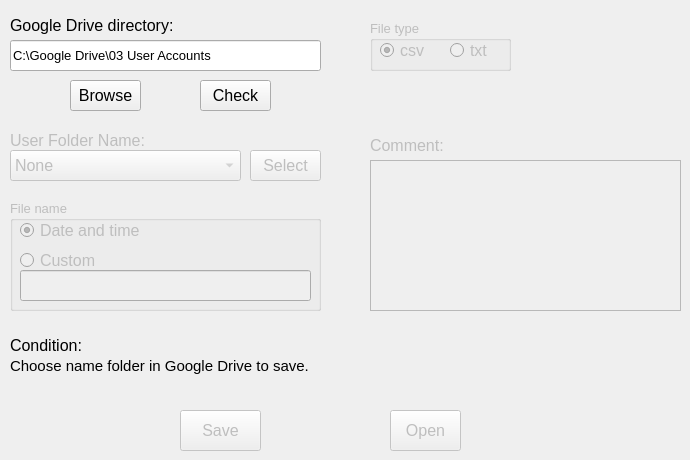
                <widget class="QWidget" name="tab_24">
                 <attribute name="title">
                  <string>Google Drive</string>
                 </attribute>
                 <widget class="QLabel" name="label_29">
                  <property name="geometry">
                   <rect>
                    <x>10</x>
                    <y>10</y>
                    <width>181</width>
                    <height>31</height>
                   </rect>
                  </property>
                  <property name="font">
                   <font>
                    <pointsize>12</pointsize>
                   </font>
                  </property>
                  <property name="text">
                   <string>Google Drive directory:</string>
                  </property>
                 </widget>
                 <widget class="QLineEdit" name="lineEdit_GoogleDrive_G_ay">
                  <property name="geometry">
                   <rect>
                    <x>10</x>
                    <y>40</y>
                    <width>311</width>
                    <height>31</height>
                   </rect>
                  </property>
                  <property name="font">
                   <font>
                    <pointsize>10</pointsize>
                   </font>
                  </property>
                  <property name="text">
                   <string>C:\Google Drive\03 User Accounts</string>
                  </property>
                 </widget>
                 <widget class="QPushButton" name="pushButton_browse_save_G_ay">
                  <property name="geometry">
                   <rect>
                    <x>70</x>
                    <y>80</y>
                    <width>71</width>
                    <height>31</height>
                   </rect>
                  </property>
                  <property name="font">
                   <font>
                    <pointsize>12</pointsize>
                   </font>
                  </property>
                  <property name="text">
                   <string>Browse</string>
                  </property>
                 </widget>
                 <widget class="QPushButton" name="pushButton_check_G_ay">
                  <property name="geometry">
                   <rect>
                    <x>200</x>
                    <y>80</y>
                    <width>71</width>
                    <height>31</height>
                   </rect>
                  </property>
                  <property name="font">
                   <font>
                    <pointsize>12</pointsize>
                   </font>
                  </property>
                  <property name="text">
                   <string>Check</string>
                  </property>
                 </widget>
                 <widget class="QLabel" name="label_namefolder_G_ay">
                  <property name="enabled">
                   <bool>false</bool>
                  </property>
                  <property name="geometry">
                   <rect>
                    <x>10</x>
                    <y>130</y>
                    <width>181</width>
                    <height>21</height>
                   </rect>
                  </property>
                  <property name="font">
                   <font>
                    <pointsize>12</pointsize>
                   </font>
                  </property>
                  <property name="text">
                   <string>User Folder Name:</string>
                  </property>
                 </widget>
                 <widget class="QComboBox" name="comboBox_Name_Folder_G_ay">
                  <property name="enabled">
                   <bool>false</bool>
                  </property>
                  <property name="geometry">
                   <rect>
                    <x>10</x>
                    <y>150</y>
                    <width>231</width>
                    <height>31</height>
                   </rect>
                  </property>
                  <property name="font">
                   <font>
                    <pointsize>12</pointsize>
                   </font>
                  </property>
                  <item>
                   <property name="text">
                    <string>None</string>
                   </property>
                  </item>
                  <item>
                   <property name="text">
                    <string>Horimbere</string>
                   </property>
                  </item>
                  <item>
                   <property name="text">
                    <string>Sell</string>
                   </property>
                  </item>
                  <item>
                   <property name="text">
                    <string>Snyder</string>
                   </property>
                  </item>
                  <item>
                   <property name="text">
                    <string>Tran</string>
                   </property>
                  </item>
                  <item>
                   <property name="text">
                    <string>Vannucci</string>
                   </property>
                  </item>
                  <item>
                   <property name="text">
                    <string>Wang</string>
                   </property>
                  </item>
                  <item>
                   <property name="text">
                    <string>Williams</string>
                   </property>
                  </item>
                 </widget>
                 <widget class="QPushButton" name="pushButton_Select_Directory_G_ay">
                  <property name="enabled">
                   <bool>false</bool>
                  </property>
                  <property name="geometry">
                   <rect>
                    <x>250</x>
                    <y>150</y>
                    <width>71</width>
                    <height>31</height>
                   </rect>
                  </property>
                  <property name="font">
                   <font>
                    <pointsize>12</pointsize>
                   </font>
                  </property>
                  <property name="text">
                   <string>Select</string>
                  </property>
                 </widget>
                 <widget class="QGroupBox" name="groupBox_File_Type_G_ay">
                  <property name="enabled">
                   <bool>false</bool>
                  </property>
                  <property name="geometry">
                   <rect>
                    <x>370</x>
                    <y>20</y>
                    <width>141</width>
                    <height>51</height>
                   </rect>
                  </property>
                  <property name="font">
                   <font>
                    <pointsize>10</pointsize>
                   </font>
                  </property>
                  <property name="title">
                   <string>File type</string>
                  </property>
                  <widget class="QRadioButton" name="radioButton_csv_G_ay">
                   <property name="geometry">
                    <rect>
                     <x>10</x>
                     <y>20</y>
                     <width>51</width>
                     <height>21</height>
                    </rect>
                   </property>
                   <property name="font">
                    <font>
                     <pointsize>12</pointsize>
                    </font>
                   </property>
                   <property name="acceptDrops">
                    <bool>false</bool>
                   </property>
                   <property name="autoFillBackground">
                    <bool>false</bool>
                   </property>
                   <property name="text">
                    <string>csv</string>
                   </property>
                   <property name="checked">
                    <bool>true</bool>
                   </property>
                  </widget>
                  <widget class="QRadioButton" name="radioButton_txt_G_ay">
                   <property name="geometry">
                    <rect>
                     <x>80</x>
                     <y>20</y>
                     <width>61</width>
                     <height>21</height>
                    </rect>
                   </property>
                   <property name="font">
                    <font>
                     <pointsize>12</pointsize>
                    </font>
                   </property>
                   <property name="text">
                    <string>txt</string>
                   </property>
                  </widget>
                 </widget>
                 <widget class="QGroupBox" name="groupBox_Filename_G_ay">
                  <property name="enabled">
                   <bool>false</bool>
                  </property>
                  <property name="geometry">
                   <rect>
                    <x>10</x>
                    <y>200</y>
                    <width>311</width>
                    <height>111</height>
                   </rect>
                  </property>
                  <property name="font">
                   <font>
                    <pointsize>10</pointsize>
                   </font>
                  </property>
                  <property name="title">
                   <string>File name</string>
                  </property>
                  <widget class="QRadioButton" name="radioButton_Timename_G_ay">
                   <property name="geometry">
                    <rect>
                     <x>10</x>
                     <y>20</y>
                     <width>131</width>
                     <height>21</height>
                    </rect>
                   </property>
                   <property name="font">
                    <font>
                     <pointsize>12</pointsize>
                    </font>
                   </property>
                   <property name="text">
                    <string>Date and time</string>
                   </property>
                   <property name="checked">
                    <bool>true</bool>
                   </property>
                  </widget>
                  <widget class="QRadioButton" name="radioButton_Custom_Name_G_ay">
                   <property name="geometry">
                    <rect>
                     <x>10</x>
                     <y>50</y>
                     <width>81</width>
                     <height>21</height>
                    </rect>
                   </property>
                   <property name="font">
                    <font>
                     <pointsize>12</pointsize>
                    </font>
                   </property>
                   <property name="text">
                    <string>Custom</string>
                   </property>
                  </widget>
                  <widget class="QLineEdit" name="lineEdit_Custom_Name_G_ay">
                   <property name="enabled">
                    <bool>false</bool>
                   </property>
                   <property name="geometry">
                    <rect>
                     <x>10</x>
                     <y>70</y>
                     <width>291</width>
                     <height>31</height>
                    </rect>
                   </property>
                   <property name="font">
                    <font>
                     <pointsize>10</pointsize>
                    </font>
                   </property>
                  </widget>
                 </widget>
                 <widget class="QLabel" name="label_comment_G_ay">
                  <property name="enabled">
                   <bool>false</bool>
                  </property>
                  <property name="geometry">
                   <rect>
                    <x>370</x>
                    <y>130</y>
                    <width>81</width>
                    <height>31</height>
                   </rect>
                  </property>
                  <property name="font">
                   <font>
                    <pointsize>12</pointsize>
                   </font>
                  </property>
                  <property name="text">
                   <string>Comment:</string>
                  </property>
                 </widget>
                 <widget class="QTextEdit" name="textEdit_comment_G_ay">
                  <property name="enabled">
                   <bool>false</bool>
                  </property>
                  <property name="geometry">
                   <rect>
                    <x>370</x>
                    <y>160</y>
                    <width>311</width>
                    <height>151</height>
                   </rect>
                  </property>
                  <property name="font">
                   <font>
                    <pointsize>10</pointsize>
                   </font>
                  </property>
                 </widget>
                 <widget class="QLabel" name="label_G_ay">
                  <property name="geometry">
                   <rect>
                    <x>10</x>
                    <y>180</y>
                    <width>281</width>
                    <height>31</height>
                   </rect>
                  </property>
                  <property name="font">
                   <font>
                    <pointsize>10</pointsize>
                   </font>
                  </property>
                  <property name="text">
                   <string/>
                  </property>
                 </widget>
                 <widget class="QPushButton" name="pushButton_Save_G_ay">
                  <property name="enabled">
                   <bool>false</bool>
                  </property>
                  <property name="geometry">
                   <rect>
                    <x>180</x>
                    <y>410</y>
                    <width>81</width>
                    <height>41</height>
                   </rect>
                  </property>
                  <property name="font">
                   <font>
                    <pointsize>12</pointsize>
                   </font>
                  </property>
                  <property name="text">
                   <string>Save</string>
                  </property>
                 </widget>
                 <widget class="QPushButton" name="pushButton_Open_G_ay">
                  <property name="enabled">
                   <bool>false</bool>
                  </property>
                  <property name="geometry">
                   <rect>
                    <x>390</x>
                    <y>410</y>
                    <width>71</width>
                    <height>41</height>
                   </rect>
                  </property>
                  <property name="font">
                   <font>
                    <pointsize>12</pointsize>
                   </font>
                  </property>
                  <property name="text">
                   <string>Open</string>
                  </property>
                 </widget>
                 <widget class="QLabel" name="label_19">
                  <property name="geometry">
                   <rect>
                    <x>10</x>
                    <y>330</y>
                    <width>81</width>
                    <height>31</height>
                   </rect>
                  </property>
                  <property name="font">
                   <font>
                    <pointsize>12</pointsize>
                   </font>
                  </property>
                  <property name="text">
                   <string>Condition:</string>
                  </property>
                 </widget>
                 <widget class="QLabel" name="label_condition_G_ay">
                  <property name="geometry">
                   <rect>
                    <x>10</x>
                    <y>350</y>
                    <width>671</width>
                    <height>31</height>
                   </rect>
                  </property>
                  <property name="font">
                   <font>
                    <pointsize>11</pointsize>
                   </font>
                  </property>
                  <property name="text">
                   <string>Choose name folder in Google Drive to save.</string>
                  </property>
                 </widget>
                </widget>
